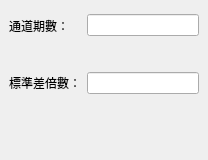
<?xml version="1.0" encoding="UTF-8"?>
<ui version="4.0">
 <class>Form</class>
 <widget class="QWidget" name="Form">
  <property name="geometry">
   <rect>
    <x>0</x>
    <y>0</y>
    <width>208</width>
    <height>160</height>
   </rect>
  </property>
  <property name="windowTitle">
   <string>Form</string>
  </property>
  <layout class="QGridLayout" name="gridLayout">
   <property name="leftMargin">
    <number>9</number>
   </property>
   <property name="topMargin">
    <number>0</number>
   </property>
   <property name="rightMargin">
    <number>9</number>
   </property>
   <property name="bottomMargin">
    <number>0</number>
   </property>
   <item row="1" column="1">
    <widget class="QLineEdit" name="BoolRatio"/>
   </item>
   <item row="0" column="1">
    <widget class="QLineEdit" name="BoolWindow"/>
   </item>
   <item row="0" column="0">
    <widget class="QLabel" name="label">
     <property name="sizePolicy">
      <sizepolicy hsizetype="Preferred" vsizetype="Expanding">
       <horstretch>0</horstretch>
       <verstretch>0</verstretch>
      </sizepolicy>
     </property>
     <property name="text">
      <string>通道期數：</string>
     </property>
    </widget>
   </item>
   <item row="2" column="0">
    <spacer name="verticalSpacer">
     <property name="orientation">
      <enum>Qt::Vertical</enum>
     </property>
     <property name="sizeHint" stdset="0">
      <size>
       <width>20</width>
       <height>40</height>
      </size>
     </property>
    </spacer>
   </item>
   <item row="1" column="0">
    <widget class="QLabel" name="label_2">
     <property name="sizePolicy">
      <sizepolicy hsizetype="Preferred" vsizetype="Expanding">
       <horstretch>0</horstretch>
       <verstretch>0</verstretch>
      </sizepolicy>
     </property>
     <property name="text">
      <string>標準差倍數：</string>
     </property>
    </widget>
   </item>
  </layout>
 </widget>
 <resources/>
 <connections/>
</ui>
